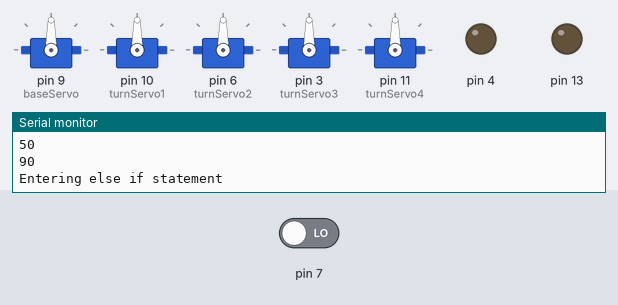
Recording of a sketch running on a simulated Arduino Mega 2560, built with avr-gcc and run on an emulated ATmega2560. Parts: 5 × servo, output pins drawn as LEDs (lit = HIGH), the last lines printed to the serial monitor. The test bench sets the inputs (shaded band); at power-on: pin 7 LOW.

Above: at 5.2 s.
At 38.9 s:
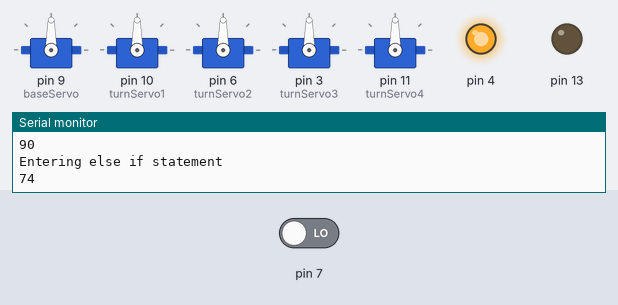
Timing chart, 0 to 51.3 s (numbered marks = the images above):
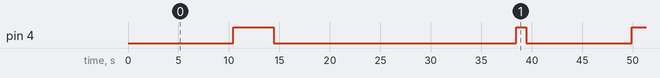

The sketch:

armprogram.ino
```cpp
//Program to control the arm of the DORA Rover
//Antares Rahman & Moustafa Ndiaye

#include <Servo.h>
#include <NewPing.h>

#define SONAR_NUM 1 // Number or sensors.
#define MAX_DISTANCE 300 // Max distance in cm.
#define PING_INTERVAL 33 // Milliseconds between pings.

Servo baseServo;      //servo on the bottom
Servo turnServo1;     //Big servo on top of the base
Servo turnServo2;     //
Servo turnServo3;     //Servo at grip hinge
Servo turnServo4;     // Small gripping servo


boolean done = false;

int posB = 0;
int pos1 = 0;
int pos2 = 0;
int pos3 = 0;
int pos4 = 0;


void setup() {
  // put your setup code here, to run once:
  Serial.begin(9600);
  pinMode(13, OUTPUT);
  pinMode(7, INPUT);
  pinMode(4, OUTPUT);
  baseServo.attach(9);
  turnServo1.attach(10);
  turnServo2.attach(6);
  turnServo3.attach(3);
  turnServo4.attach(11);

}
void rePositionServo(Servo servo, int posF, int spd) {   //send intitial position and desired position
  int posI = servo.read();
  Serial.println(posI);

  if(posI < posF){
    Serial.println("Entering if statement");
    for(int i = posI; i <= posF; i += 1){
      servo.write(i);
      delay(spd);
    }
  }else if(posI > posF){
    Serial.println("Entering else if statement");
    for(int i = posI; i >= posF; i -= 1){
      servo.write(i);
      delay(spd);
    }
  }else{
    Serial.println("Entering else");
    servo.write(posF);
    delay(spd);
  }
  delay(1000);
  Serial.println(servo.read());
}

void loop() {

  rePositionServo(baseServo, 90, 50);
  rePositionServo(turnServo1, 90, 50);
  rePositionServo(turnServo2, 50, 50);
  rePositionServo(turnServo3, 80, 50);
  rePositionServo(turnServo4, 0, 30);

  int val = digitalRead(7);

  digitalWrite(4, HIGH);
  delay(4000);
  digitalWrite(4, LOW);

    rePositionServo(turnServo3, 170, 45);    //Servo at grip hinge 3

    rePositionServo(turnServo1, 20, 45);      //Big serson on top of platform

    rePositionServo(turnServo2, 74, 45);     //Servo in the middle

    rePositionServo(baseServo, 65, 45);

    rePositionServo(baseServo, 110, 45);

    rePositionServo(baseServo, 90, 45);
    delay(500);

    rePositionServo(turnServo4, 160, 30);

    rePositionServo(turnServo1, 130, 45);

    rePositionServo(turnServo2, 74, 45);

    digitalWrite(4, HIGH);
    delay(1000);
    digitalWrite(4, LOW);
}
```

Measured:
- by itself, pin 4: repeats every 39.5 s: LOW 24.0 s, HIGH 1.0 s, LOW 10.4 s, HIGH 4.0 s
- by itself, everything shown: repeats every 39.5 s, in 4 steps
